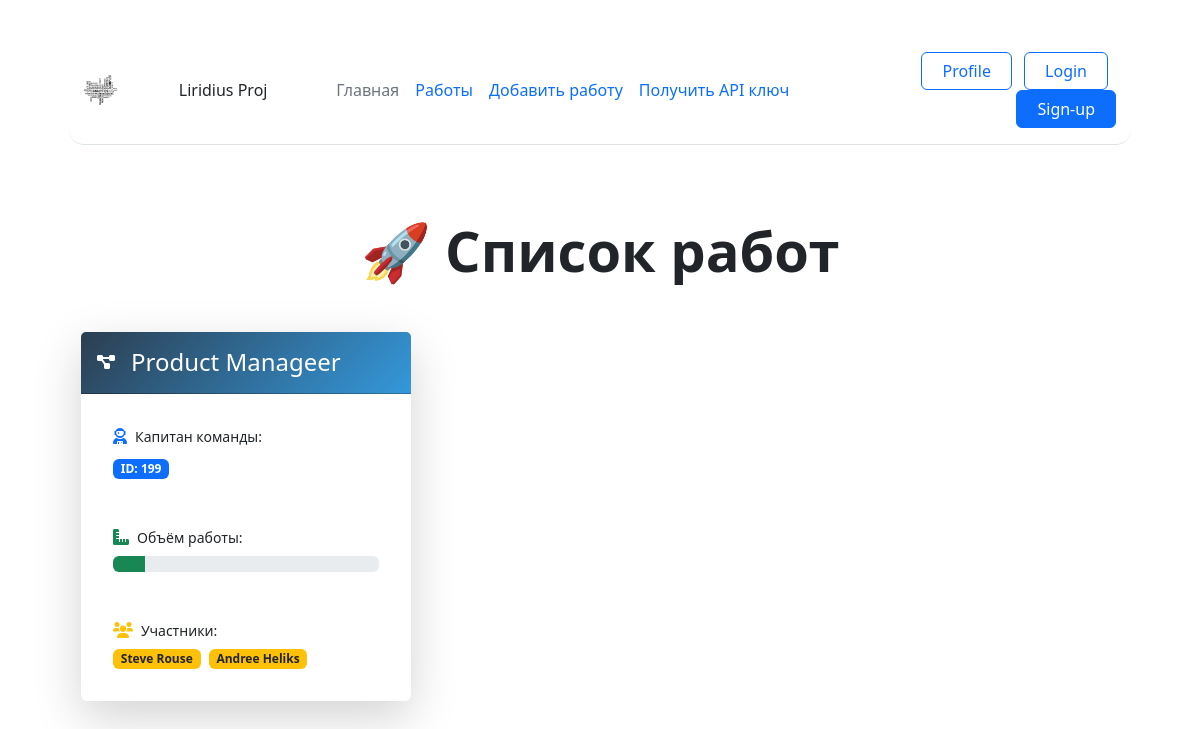
The app's page /jobs_vision (signed in), older data.
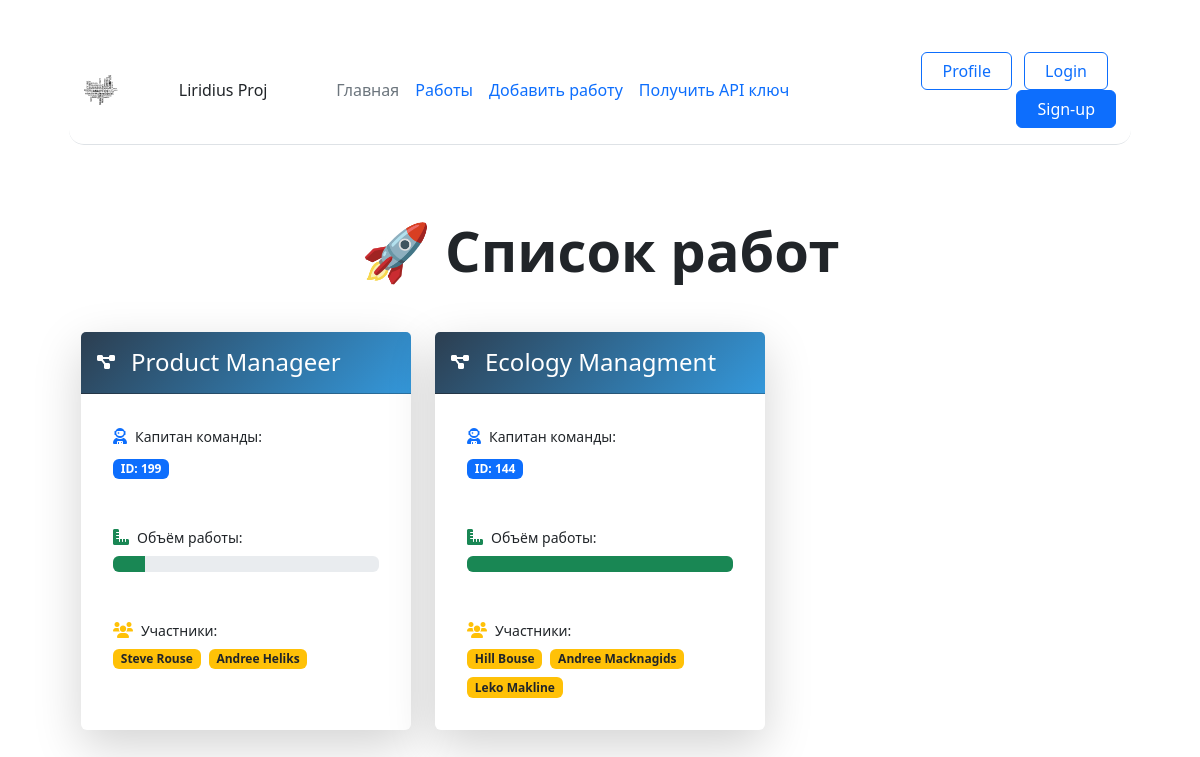
The same page, newer data.
### data/models.py (models this page shows, shortened)
class Jobs(db.Model, SerializerMixin):
    __tablename__ = 'jobs'
    id = db.Column(db.Integer, primary_key=True)
    Job_Title = db.Column(db.String(80), nullable=False)
    Team_lead_id = db.Column(db.Integer, nullable=False)
    Work_Size = db.Column(db.Integer, nullable=False)
    Collaborators = db.Column(db.String(80), nullable=False)
    finish = db.Column(db.Boolean, nullable=False)

### app.py (the view)
@app.route("/jobs_vision")
@login_required
def jobs_vision():
    jobs = Jobs.query.all()
    return render_template("jobs_list.html", jobs=jobs)

### app.py (called while the page is built)
@log_m.user_loader
def load_user(user_id):
    return db.session.get(User, user_id)

### templates/jobs_list.html (shortened to what this page needs)
{% extends "base.html" %}
{% block content %}
<div class="container py-5">
    <h1 class="text-center mb-5 display-4 fw-bold">🚀 Список работ</h1>
    <div class="row g-4">
        {% for job in jobs %}
        <div class="col-lg-4 col-md-6" style="animation-delay: {{ loop.index * 0.1 }}s;">
            <div class="job-card card h-100 border-0 shadow-lg">
                <div class="card-header text-white py-3">
                    <div class="d-flex align-items-center">
                        <i class="fas fa-project-diagram floating-icon me-3"></i>
                        <h4 class="mb-0">{{ job.Job_Title }}</h4>
                    </div>
                </div>
                <div class="card-body position-relative">
                    <div class="info-badge p-3 mb-3">
                        <div class="d-flex align-items-center mb-2">
                            <i class="fas fa-user-astronaut text-primary me-2"></i>
                            <span class="small">Капитан команды:</span>
                        </div>
                        <span class="badge bg-primary">ID: {{ job.Team_lead_id }}</span>
                    </div>
                    <div class="info-badge p-3 mb-3">
                        <div class="d-flex align-items-center mb-2">
                            <i class="fas fa-ruler-combined text-success me-2"></i>
                            <span class="small">Объём работы:</span>
                        </div>
                        <div class="progress">
                            <div class="progress-bar bg-success"
                                 role="progressbar"
                                 style="width: {{ job.Work_Size }}%"
                                 aria-valuenow="{{ job.Work_Size }}"
                                 aria-valuemin="0"
                                 aria-valuemax="100">
                            </div>
                        </div>
                    </div>
                    <div class="info-badge p-3">
                        <div class="d-flex align-items-center mb-2">
                            <i class="fas fa-users text-warning me-2"></i>
                            <span class="small">Участники:</span>
                        </div>
                        <div class="d-flex flex-wrap gap-2">
                            {% for collaborator in job.Collaborators.split(',') %}
                            <span class="badge bg-warning text-dark">{{ collaborator }}</span>
                            {% endfor %}
                        </div>
                    </div>
                </div>
            </div>
        </div>
        {% endfor %}
    </div>
</div>
{% endblock %}

### templates/base.html (shortened to what this page needs)
<!DOCTYPE html>
<html lang="en">
<head>
    <link rel="stylesheet" href="{{ url_for('static', filename='css/main.css')}}">
    <link href="https://cdn.jsdelivr.net/npm/bootstrap@5.3.3/dist/css/bootstrap.min.css" rel="stylesheet"
>
    <link rel="stylesheet" href="https://cdnjs.cloudflare.com/ajax/libs/font-awesome/6.0.0/css/all.min.css">
</head>
<body>
    <div class="container">
        <header
            class="d-flex flex-wrap align-items-center justify-content-center justify-content-md-between py-3 mb-4 border-bottom">
            <div class="container">
                <header
                    class="d-flex flex-wrap align-items-center justify-content-center justify-content-md-between py-3 mb-4 border-bottom">
                    <img src="{{ url_for('static', filename='img/logo.svg') }}" alt="Logo" class="logo" title="liridius">
                    <span>Liridius Proj</span>
                    <ul class="nav col-12 col-md-auto mb-2 justify-content-center mb-md-0">
                        <li><a href="/" class="nav-link px-2 link-secondary">Главная</a></li>
                        <li><a href="/jobs_vision" class="nav-link px-2">Работы</a></li>
                        <li><a href="/addjob" class="nav-link px-2">Добавить работу</a></li>
                        <li><a href="/create_api_key" class="nav-link px-2">Получить API ключ</a></li>
                    </ul>
                    <div class="col-md-3 text-end">
                        <button type="button" class="btn btn-outline-primary me-2"><a href="/profile"
                            class="nav-link px-2">Profile</a></button>
                        <button type="button" class="btn btn-outline-primary me-2"><a href="/login"
                                class="nav-link px-2">Login</a></button>
                        <button type="button" class="btn btn-primary"><a href="/register"
                                class="nav-link px-2">Sign-up</a></button>
                    </div>
                </header>
                {% block content %}{% endblock %}
            </div>
</body>
</html>

### static/css/main.css (style rules this page uses)
header { border-radius: 15px; padding: 15px; margin-top: 10px; }
.logo { width: 34px; height: 34px; }

### templates/base.html (style rules this page uses)
.btn-outline-primary, .btn-primary { transition: transform 0.2s ease, box-shadow 0.2s ease; position: relative; overflow: hidden; }

### templates/jobs_list.html (style rules this page uses)
.job-card { animation: cardEntrance 0.6s ease forwards; opacity: 0; transition: all 0.3s cubic-bezier(0.25, 0.46, 0.45, 0.94); }
.card-header { position: relative; overflow: hidden; background: linear-gradient(135deg, #2c3e50, #3498db); }
.card-header::after { content: ''; position: absolute; bottom: 0; left: 0; width: 100%; height: 3px; background: #e74c3c; transform: scaleX(0); transition: transform 0.3s ease; }
.info-badge { background: rgba(255, 255, 255, 0.1); backdrop-filter: blur(5px); border-radius: 8px; transition: all 0.3s ease; }
.floating-icon { animation: float 3s ease-in-out infinite; }

Row changes from the older to the newer data that the page shows:
added Jobs: Job_Title "Ecology Managment", Team_lead_id "144", Work_Size 100 (drawn), collaborator "Hill Bouse" "Andree Macknagids" "Leko Makline"
